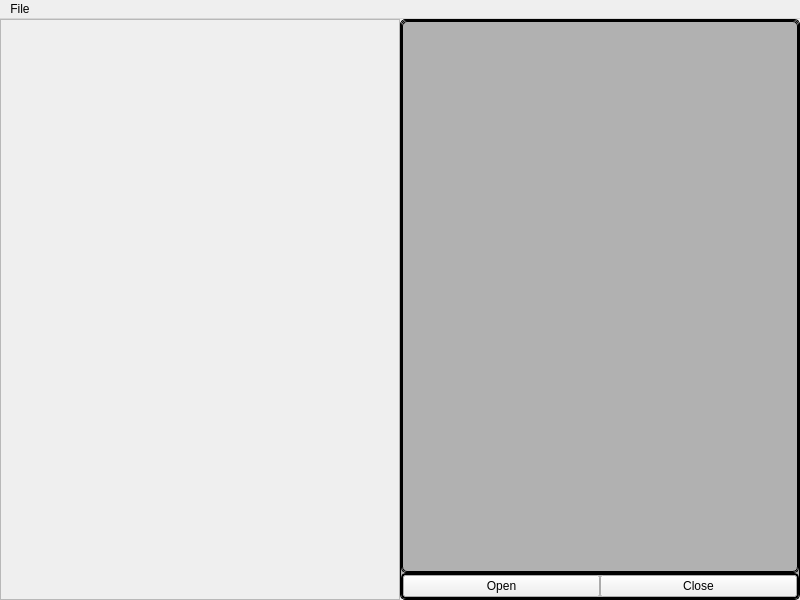
<?xml version="1.0" encoding="UTF-8"?>
<ui version="4.0">
 <class>MainWindow</class>
 <widget class="QMainWindow" name="MainWindow">
  <property name="geometry">
   <rect>
    <x>0</x>
    <y>0</y>
    <width>800</width>
    <height>600</height>
   </rect>
  </property>
  <property name="windowTitle">
   <string>MainWindow</string>
  </property>
  <widget class="QWidget" name="centralwidget">
   <layout class="QHBoxLayout" name="horizontalLayout">
    <property name="spacing">
     <number>0</number>
    </property>
    <property name="leftMargin">
     <number>0</number>
    </property>
    <property name="topMargin">
     <number>0</number>
    </property>
    <property name="rightMargin">
     <number>0</number>
    </property>
    <property name="bottomMargin">
     <number>0</number>
    </property>
    <item>
     <widget class="QFrame" name="frame">
      <property name="frameShape">
       <enum>QFrame::Shape::StyledPanel</enum>
      </property>
      <property name="frameShadow">
       <enum>QFrame::Shadow::Raised</enum>
      </property>
      <layout class="QHBoxLayout" name="horizontalLayout_2">
       <property name="spacing">
        <number>0</number>
       </property>
       <property name="leftMargin">
        <number>0</number>
       </property>
       <property name="topMargin">
        <number>0</number>
       </property>
       <property name="rightMargin">
        <number>0</number>
       </property>
       <property name="bottomMargin">
        <number>0</number>
       </property>
       <item>
        <widget class="QLabel" name="camLabel">
         <property name="text">
          <string/>
         </property>
        </widget>
       </item>
      </layout>
     </widget>
    </item>
    <item>
     <widget class="QFrame" name="frame_2">
      <property name="maximumSize">
       <size>
        <width>400</width>
        <height>16777215</height>
       </size>
      </property>
      <property name="styleSheet">
       <string notr="true">QFrame
{
	background-color: rgb(177, 177, 177);
	border: 1px solid rgb(0, 0, 0);
	border-radius: 5px;
}
</string>
      </property>
      <property name="frameShape">
       <enum>QFrame::Shape::StyledPanel</enum>
      </property>
      <property name="frameShadow">
       <enum>QFrame::Shadow::Raised</enum>
      </property>
      <layout class="QVBoxLayout" name="verticalLayout">
       <property name="spacing">
        <number>0</number>
       </property>
       <property name="leftMargin">
        <number>0</number>
       </property>
       <property name="topMargin">
        <number>0</number>
       </property>
       <property name="rightMargin">
        <number>0</number>
       </property>
       <property name="bottomMargin">
        <number>0</number>
       </property>
       <item>
        <widget class="QFrame" name="frame_3">
         <property name="minimumSize">
          <size>
           <width>0</width>
           <height>0</height>
          </size>
         </property>
         <property name="styleSheet">
          <string notr="true">QFrame
{
	background-color: rgb(177, 177, 177);
}
</string>
         </property>
         <property name="frameShape">
          <enum>QFrame::Shape::StyledPanel</enum>
         </property>
         <property name="frameShadow">
          <enum>QFrame::Shadow::Raised</enum>
         </property>
         <layout class="QHBoxLayout" name="horizontalLayout_4">
          <property name="spacing">
           <number>0</number>
          </property>
          <property name="leftMargin">
           <number>0</number>
          </property>
          <property name="topMargin">
           <number>0</number>
          </property>
          <property name="rightMargin">
           <number>0</number>
          </property>
          <property name="bottomMargin">
           <number>0</number>
          </property>
          <item>
           <widget class="QTextEdit" name="textEdit">
            <property name="readOnly">
             <bool>true</bool>
            </property>
           </widget>
          </item>
         </layout>
        </widget>
       </item>
       <item>
        <widget class="QFrame" name="frame_4">
         <property name="maximumSize">
          <size>
           <width>16777215</width>
           <height>50</height>
          </size>
         </property>
         <property name="styleSheet">
          <string notr="true">QFrame
{
	background-color: rgb(177, 177, 177);
	border: 2px solid rgb(0, 0, 0);
	border-radius: 5px;
}
</string>
         </property>
         <property name="frameShape">
          <enum>QFrame::Shape::StyledPanel</enum>
         </property>
         <property name="frameShadow">
          <enum>QFrame::Shadow::Raised</enum>
         </property>
         <layout class="QHBoxLayout" name="horizontalLayout_3">
          <property name="spacing">
           <number>0</number>
          </property>
          <property name="leftMargin">
           <number>0</number>
          </property>
          <property name="topMargin">
           <number>0</number>
          </property>
          <property name="rightMargin">
           <number>0</number>
          </property>
          <property name="bottomMargin">
           <number>0</number>
          </property>
          <item>
           <widget class="QPushButton" name="opencam">
            <property name="text">
             <string>Open</string>
            </property>
           </widget>
          </item>
          <item>
           <widget class="QPushButton" name="closeCam">
            <property name="text">
             <string>Close</string>
            </property>
           </widget>
          </item>
         </layout>
        </widget>
       </item>
      </layout>
     </widget>
    </item>
   </layout>
  </widget>
  <widget class="QMenuBar" name="menubar">
   <property name="geometry">
    <rect>
     <x>0</x>
     <y>0</y>
     <width>800</width>
     <height>26</height>
    </rect>
   </property>
   <widget class="QMenu" name="menuFile">
    <property name="title">
     <string>File</string>
    </property>
    <addaction name="separator"/>
    <addaction name="actionOpen"/>
    <addaction name="separator"/>
    <addaction name="actionExit"/>
   </widget>
   <addaction name="menuFile"/>
  </widget>
  <action name="actionOpen">
   <property name="text">
    <string>Open</string>
   </property>
  </action>
  <action name="actionExit">
   <property name="text">
    <string>Exit</string>
   </property>
  </action>
 </widget>
 <resources/>
 <connections/>
</ui>
